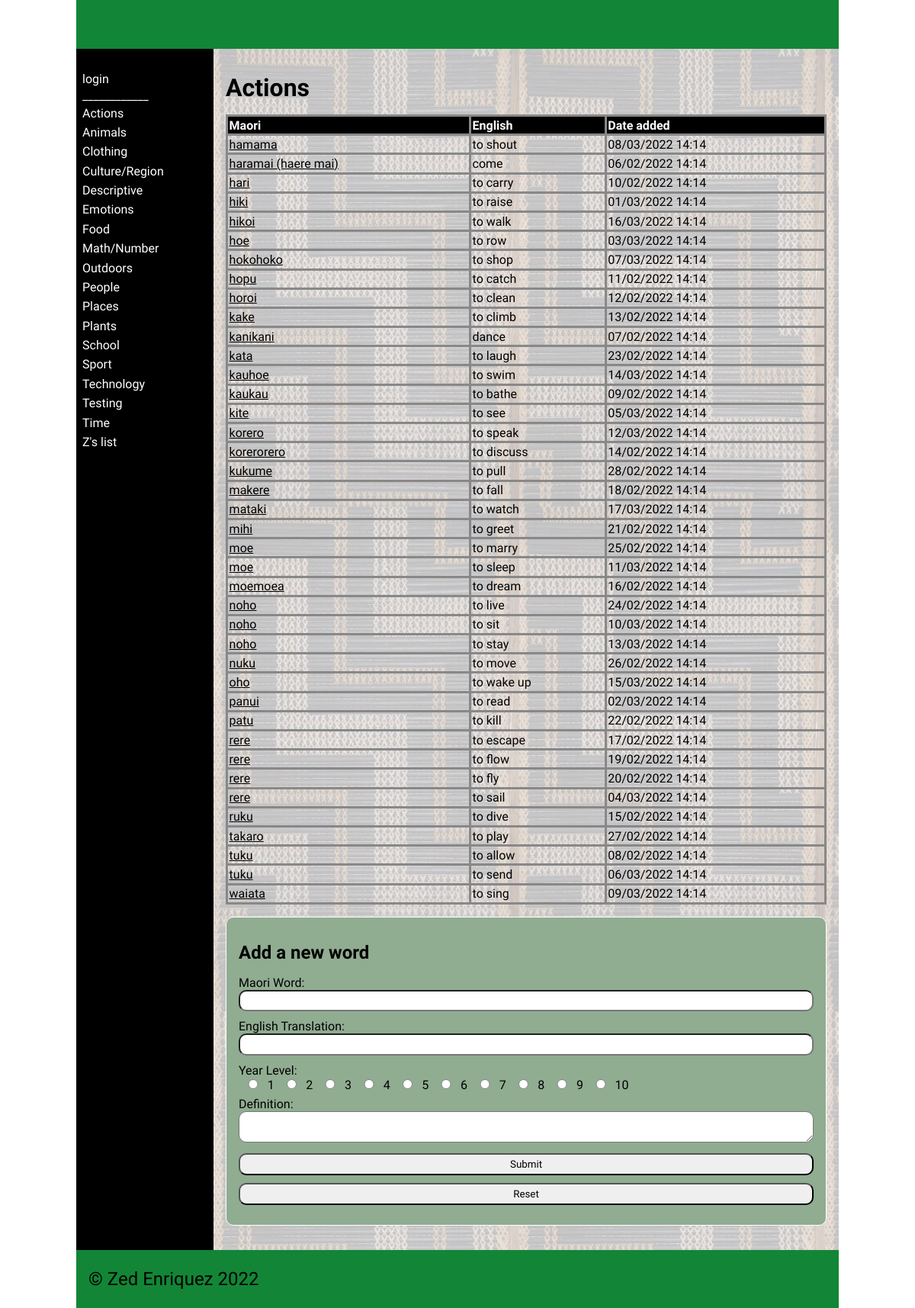
The page /category/1 on the database as committed earlier.
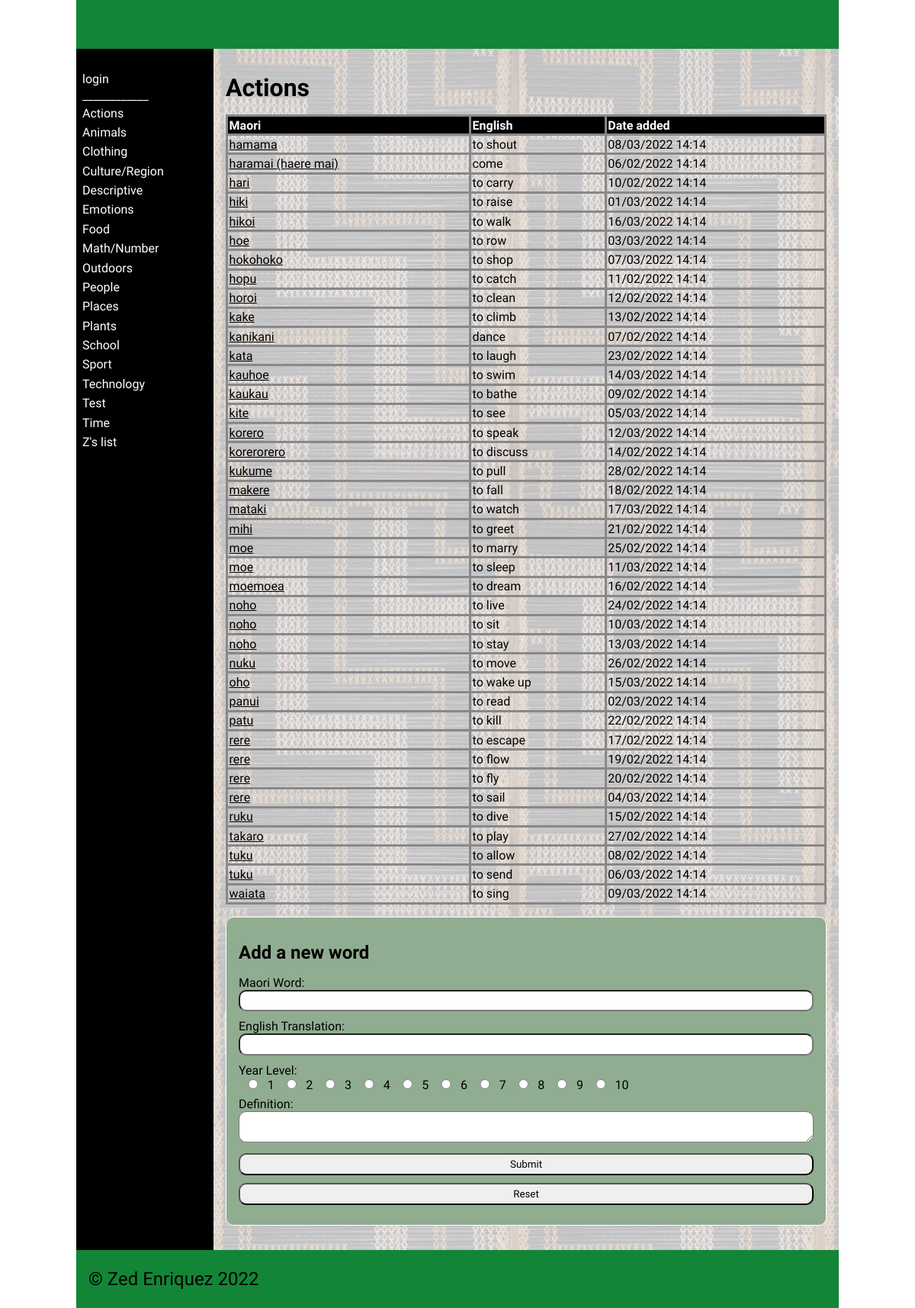
The same page on the database as committed later.
### tables this page shows
CREATE TABLE "categories"
(
	id integer
		constraint categories_pk
			primary key autoincrement,
	category_name varchar(30)
);

CREATE TABLE "dictionary"
(
    id         integer
        constraint dictionary_pk
            primary key autoincrement,
    Maori      varchar(30),
    English    varchar(30),
    cat_id     integer
        references categories
            on delete cascade,
    Definition varchar(80),
    Level      integer,
    Image      varchar(60),
    Date       datetime,
    User_id    integer
        constraint dictionary_users_id_fk
            references users
);

### app.py (the view, shortened to what this page needs)
@app.route('/category/<cat_id>', methods=["GET", "POST"])
def render_category_page(cat_id):
    return render_template('category.html', contents=dictionary_data(), categories_obtained=categories(),
                           cat_id=int(cat_id), logged_in=is_logged_in(),
                           teacher_perm=is_teacher())

### app.py (called while the page is built)
def create_connection(db_file):
    try:
        connection = sqlite3.connect(db_file)
        connection.execute('pragma foreign_keys=ON')
        return connection
    except Error as e:
        print(e)
    return None

def categories():
    query = "SELECT id, category_name FROM categories ORDER BY category_name ASC"
    con = create_connection(DATABASE)
    cur = con.cursor()
    cur.execute(query)
    category_list = cur.fetchall()
    con.close()
    return category_list

def dictionary_data():
    con = create_connection(DATABASE)
    query = "SELECT * FROM dictionary ORDER BY Maori ASC "
    cur = con.cursor()
    cur.execute(query,)
    contents = cur.fetchall()
    con.close()
    return contents

def is_logged_in():
    if session.get("email") is None:
        print("not logged in")
        return False
    else:
        print("logged in")
        return True

def is_teacher():
    if session.get("teacher") == 0:
        print("A teacher isn't logged in")
        return False
    else:
        print("A Teacher is logged in")
        return True

### templates/category.html (shortened to what this page needs)
{% extends "base.html" %}
{% block main %}
    {% for category in categories_obtained %}
        {% if category[0] == cat_id %}
            <table>
                <h1>{{ category[1] }}</h1>
                <tr>
                    <th>Maori</th>
                    <th>English</th>
                    <th>Date added</th>
                </tr>
                <tbody>
                    {% for content in contents %}
                        {% if content[3] == cat_id %}
                            <tr>
                                <td><a href="/word/{{ content[0] }}">{{ content[1] }}</a></td>
                                <td>{{ content[2] }}</td>
                                <td>{{ content[7] }}</td>
                            </tr>
                        {% endif %}
                    {% endfor %}
                </tbody>
            </table>
            {% if teacher_perm %}
                <form class="dataForm" method="POST">
                <h2>Add a new word </h2>
                    <div class = "form-group">
                        <div class="form-label">Maori Word:</div>
                        <div class="form-element"><input id="maori" name="maori" type="text" required
                        MAXLENGTH="30"></div>
                    </div>
                    <div class = "form-group">
                        <div class="form-label">English Translation:</div>
                        <div class="form-element"><input id="english" name="english" type="text" required
                        MAXLENGTH="30"></div>
                    </div>
                    <div class="form-element">
                        <div class="form-label">Year Level:</div>
                        {% for i in range(10) %}
                            <input value = "{{ i + 1 }}" name="level" type="radio" required><a>{{ i + 1 }} </a>
                        {% endfor %}
                    </div>
                    <div class = "form-group">
                        <div class="form-label">Definition:</div>
                        <div class="form-element"><textarea id="definition" name="definition" type="text" required>
                        </textarea></div>
                    </div>
                    <div class="button-group">
                        <input type="submit" value="Submit">
                        <input type="reset" value="Reset">
                    </div>
                </form>
            {% endif %}
        {% endif %}
    {% endfor %}
{% endblock %}

### templates/base.html (shortened to what this page needs)
<!doctype html>
<html lang="en">
<head>
	<link href="{{ url_for('static', filename='css/style.css') }}" rel="stylesheet">
</head>
<body>
	<div id="container">
		<header>
			<h1>{% block heading %}{% endblock %}</h1>
		</header>
		<nav>
			<ul>
				{% if logged_in %}
					<li><a href="/">ʕ•́ᴥ•̀ʔっ</a></li>
						{% if teacher_perm %}
						<li><a href="/add_category">Add a category</a></li>
						{% endif %}
                    <li><a href="/logout">Logout</a></li>
				{% else %}
                    <li><a href="/login">login</a></li>
                {% endif %}
			</ul>
			<a> ____________ </a>
			<ul>
				{% for category in categories_obtained %}
				<li><a href="/category/{{ category[0] }}">{{ category[1] }}</a></li>
				{% endfor %}}
			</ul>
		</nav>
		<main>
            {% block main%}{% endblock %}
        </main>
		<footer>
			<p>
				&copy; Zed Enriquez 2022
			</p>
		</footer>
	</div>
</body>
</html>

Rows that differ between the two databases and show on the page:
removed categories: category_name "Testing"
added categories: category_name "Test"
